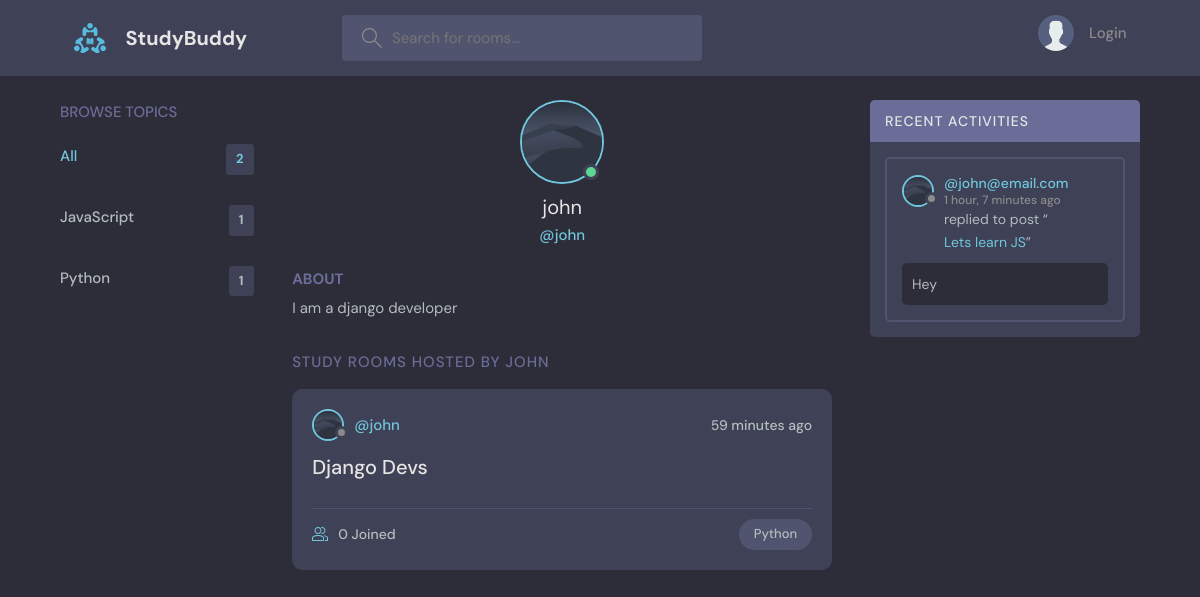
The page /profile/2 on the database its author committed.
### base/models.py (models this page shows, shortened)
class Topic(models.Model):
    name = models.CharField(max_length=200)

class User(AbstractUser):
    name = models.CharField(max_length=200, null=True)
    email = models.EmailField(null=True, unique=True)
    bio = models.TextField(null=True)
    avatar = models.ImageField(null=True, default="avatar.svg")
    USERNAME_FIELD = 'email'
    REQUIRED_FIELDS = []

class Room(models.Model):
    host = models.ForeignKey(User, on_delete=models.SET_NULL, null=True)
    topic = models.ForeignKey(Topic, on_delete=models.SET_NULL, null=True)
    name = models.CharField(max_length=200)
    description = models.TextField(null=True, blank=True)
    participants = models.ManyToManyField(User, related_name='participants', blank=True)
    updated = models.DateTimeField(auto_now=True)
    created = models.DateTimeField(auto_now_add=True)
    class Meta:
        ordering = ['-updated', '-created']

class Message(models.Model):
    user = models.ForeignKey(User, on_delete=models.CASCADE)
    room = models.ForeignKey(Room, on_delete=models.CASCADE)
    body = models.TextField()
    updated = models.DateTimeField(auto_now=True)
    created = models.DateTimeField(auto_now_add=True)
    class Meta:
        ordering = ['-updated', '-created']
    def __str__(self):
        return self.body[0:50]

### base/views.py (the view)
# urls.py: path('profile/<str:pk>', views.userProfile, name='user-profile'),
def userProfile(request, pk):
    try:
        user = User.objects.get(id=pk)
        rooms = user.room_set.all()
        room_messages = user.message_set.all()
        topics = Topic.objects.all()
        if user is not None:
            context = {'user': user, 'rooms': rooms, 'room_messages': room_messages, 'topics': topics}
            return render(request, 'profile.html', context)
        else:
            return redirect('home')
    except:
        return redirect('home')

### base/templates/base/profile.html (shortened to what this page needs)
{% extends 'main.html' %} {% block content %}
<body>
  <main class="profile-page layout layout--3">
    <div class="container">
      {% include 'topics.component.html' %}
      <div class="roomList">
        <div class="profile">
          <div class="profile__avatar">
            <div class="avatar avatar--large active">
              <img src="{{user.avatar.url}}" />
            </div>
          </div>
          <div class="profile__info">
            <h3>{{user.username}}</h3>
            <p>@{{user.username}}</p>
          </div>
          <div class="profile__about">
            <h3>About</h3>
            <p>
              {{user.bio}}
            </p>
          </div>
        </div>
        <div class="roomList__header">
          <div>
            <h2>Study Rooms Hosted by {{user.username}}</a>
            </h2>
          </div>
        </div>
       {% include 'feeds.component.html' %}
      </div>
      {% include 'activity.component.html' %}
    </div>
  </main>
{% endblock content%}

### templates/main.html (shortened to what this page needs)
<!DOCTYPE html>
{% load static %}
<html lang="en">
	<head>
		<link rel="stylesheet" href="{% static 'styles/style.css'%}" />
	</head>
	<body>
		{% include 'navbar.html'%} {% block content %}{% endblock content %}
	</body>
</html>

### templates/navbar.html (shortened to what this page needs)
{% load static %}
<header class="header header--loggedIn">
	<div class="container">
		<a href="{% url 'home' %}" class="header__logo">
			<img src="{% static 'images/logo.svg' %}" />
			<h1>StudyBuddy</h1>
		</a>
		<form class="header__search" method="GET" action="{% url 'home' %}">
			<label>
				<input placeholder="Search for rooms..." name="query" />
			</label>
		</form>
		<nav class="header__menu">
			{% if request.user.is_authenticated %}
			<div class="header__user">
				<a href="{% url 'user-profile' request.user.id %}">
					<div class="avatar avatar--medium active">
						<img
							src="{{request.user.avatar.url}}"
						/>
					</div>
					<p>
						{{request.user.username}}<span
							>@{{request.user.username}}</span
						>
					</p>
				</a>
				<button class="dropdown-button">
					<svg
						version="1.1"
						xmlns="http://www.w3.org/2000/svg"
						width="32"
						height="32"
						viewBox="0 0 32 32"
					>
						<title>chevron-down</title>
						<path
							d="M16 21l-13-13h-3l16 16 16-16h-3l-13 13z"
						></path>
					</svg>
				</button>
			</div>
			{% else %}
			<a href="{% url 'login' %}">
				<img src="{% static 'images/avatar.svg' %}" />
				<p>Login</p>
			</a>
			{% endif %}
		</nav>
	</div>
</header>

### base/templates/base/topics.component.html
<div class="topics">
	<div class="topics__header">
		<h2>Browse Topics</h2>
	</div>
	<ul class="topics__list">
		<li>
			<a href="{% url 'home' %}" class="active">All <span>{{topics.count}}</span></a>
		</li>
		{% for topic in topics %}
		<li>
			<a href="{% url 'home' %}?q={{ topic.name }}"
				>{{ topic.name }} <span>{{topic.room_set.all.count}}</span></a
			>
		</li>
		{% endfor %}
	</ul>
</div>

### base/templates/base/feeds.component.html (shortened to what this page needs)
{% for room in rooms %}
<div class="roomListRoom">
	<div class="roomListRoom__header">
		<a
			href="{% url 'user-profile' room.host.id%}"
			class="roomListRoom__author"
		>
			<div class="avatar avatar--small">
				<img src="{{ room.host.avatar.url }}" />
			</div>
			<span>@{{ room.host.username }}</span>
		</a>
		<div class="roomListRoom__actions">
			<span>{{ room.created | timesince }} ago</span>
		</div>
	</div>
	<div class="roomListRoom__content">
		<a href="{% url 'room' room.id%}">{{ room.name }}</a>
	</div>
	<div class="roomListRoom__meta">
		<a href="{% url 'room' room.id%}" class="roomListRoom__joined">
			{{ room.participants.all.count }} Joined
		</a>
		<p class="roomListRoom__topic">{{ room.topic.name }}</p>
	</div>
</div>
{% endfor %}

### base/templates/base/activity.component.html (shortened to what this page needs)
<div class="activities">
	<div class="activities__header">
		<h2>Recent Activities</h2>
	</div>
	{% for message in room_messages %}
	<div class="activities__box">
		<div class="activities__boxHeader roomListRoom__header">
			<a
				href="{% url 'user-profile' message.user.id%}"
				class="roomListRoom__author"
			>
				<div class="avatar avatar--small">
					<img src="{{ message.user.avatar.url }}" />
				</div>
				<p>
					@{{ message.user }}
					<span> {{ message.created | timesince }} ago</span>
				</p>
			</a>
		</div>
		<div class="activities__boxContent">
			<p>
				replied to post “<a href="{% url 'room' message.room.id %}">{{message.room.name}}</a
				>”
			</p>
			<div class="activities__boxRoomContent">
				{{ message }}
			</div>
		</div>
	</div>
	{% endfor %}
</div>

### rows shown on the page
Topic: name "JavaScript", room_set.all.count "1"
Topic: name "Python", room_set.all.count "1"
User: avatar (picture), username "john", bio "I am a django developer", username "JOHN"
Room: host.avatar (picture), host.username "john", created "59 minutes", name "Django Devs", participants.all.count "0", topic.name "Python"
Message: user.avatar (picture), user "john@email.com", created "1 hour, 7 minutes", room.name "Lets learn JS", body "Hey"

### other values the page prints
{{ topics.count }} "2"
